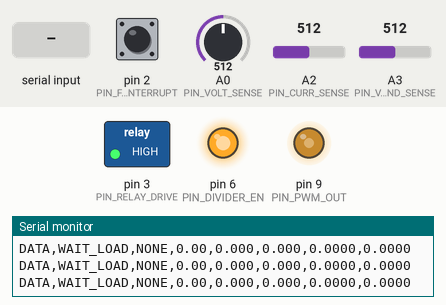
The program below on a simulated Arduino Uno, built with avr-gcc and run on an emulated ATmega328P. Parts: switched loads named in the program (green lamp = pin HIGH), output pins drawn as LEDs (lit = HIGH), the last lines printed to the serial monitor. The test bench sets the inputs (shaded band); at power-on: pin 2 (PIN_FAULT_INTERRUPT) HIGH, A0 (PIN_VOLT_SENSE) = 512, A2 (PIN_CURR_SENSE) = 512, A3 (PIN_VIRT_GND_SENSE) = 512.

Above: at 2.7 s.
2.8 s: "PWM 90\n" received over Serial
At 3.1 s:
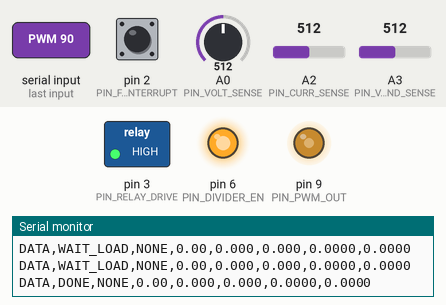
4.3 s: "PWM ,45\n" received over Serial
At 5.3 s:
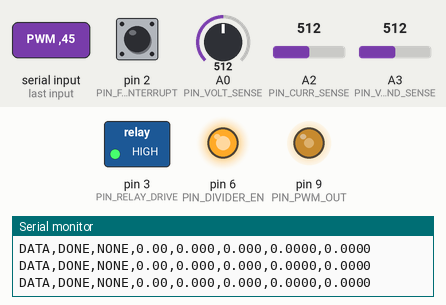
Timing chart, 0 to 7.3 s (numbered marks = the images above; inputs shaded):
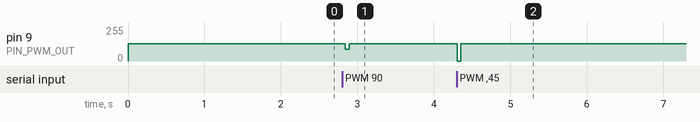

Measured:
- after the input at 2.8 s, pin 9 (PIN_PWM_OUT): 130/255 → 90/255 at once, → 130/255 0.05 s later
- after the input at 4.3 s, pin 9 (PIN_PWM_OUT): 130/255 → 0/255 at once, → 130/255 0.05 s later

The program:

main.cpp
```cpp
/**
 * PUDELstat Firmware - Galvanostatic (CC) Stepper Edition
 * Features: CC/CV Profiling, A3 Diff Current, HW Latch, Coulomb Counting
 * Calibrated Zero: PWM 130 | Calibrated Gain: 0.0730
 */

#include <Arduino.h>

const int PIN_PWM_OUT = 9;
const int PIN_VOLT_SENSE = A0;
const int PIN_CURR_SENSE = A2;
const int PIN_VIRT_GND_SENSE = A3;
const int PIN_DIVIDER_EN = 6;
const int PIN_RELAY_DRIVE = 3;
const int PIN_FAULT_INTERRUPT = 2;

float ZERO_OFFSET_ADC = 0.0;
const float ADC_CURR_GAIN_MA = 0.0730;
const float ADC_VOLT_GAIN = (5.00 / 1023.0);

enum SystemState { AWAITING_LOAD, AWAITING_TARGET, IDLE, RUNNING, ERROR, TARGET_REACHED };
SystemState currentState = AWAITING_LOAD;

enum ControlMode { MODE_PWM, MODE_CC };
ControlMode activeControlMode = MODE_PWM;

String currentLoadName = "NONE";
float maxAllowableCeiling = 0.0;
float safeFloorVoltage = 0.0;
float targetVoltage = 0.0;
float targetCurrent_mA = 0.0;
uint8_t currentPWMCommand = 130;

// --- COULOMB COUNTING VARIABLES ---
float totalCharge_mAh = 0.0;
float totalDischarge_mAh = 0.0;
unsigned long lastIntegrationTime = 0;

volatile bool hardwareFaultDetected = false;
unsigned long lastTelemetryTime = 0;

void hardwareFaultISR() {
    OCR1A = 130;
    hardwareFaultDetected = true;
}

void setupTimer1_31kHz();
void setPWMDuty(uint8_t duty);
void handleSerialCommands();

void setup() {
    Serial.begin(115200);

    pinMode(PIN_RELAY_DRIVE, OUTPUT);
    digitalWrite(PIN_RELAY_DRIVE, HIGH);

    pinMode(PIN_FAULT_INTERRUPT, INPUT);

    pinMode(PIN_PWM_OUT, OUTPUT);
    pinMode(PIN_DIVIDER_EN, OUTPUT);
    digitalWrite(PIN_DIVIDER_EN, HIGH);

    setupTimer1_31kHz();
    setPWMDuty(130);

    delay(1000);

    long sumOffset = 0;
    for(int i = 0; i < 100; i++) {
        sumOffset += (analogRead(PIN_CURR_SENSE) - analogRead(PIN_VIRT_GND_SENSE));
        delay(5);
    }
    ZERO_OFFSET_ADC = (float)sumOffset / 100.0;

    EIFR = bit(INTF0);
    attachInterrupt(digitalPinToInterrupt(PIN_FAULT_INTERRUPT), hardwareFaultISR, FALLING);
}

void loop() {
    if (hardwareFaultDetected && currentState != ERROR) {
        currentState = ERROR;
        Serial.println("ERROR,HARDWARE_FAULT_LATCHED");
    }

    long sumVolt = 0;
    long sumCurr = 0;
    long sumVirtGnd = 0;
    for(int i = 0; i < 20; i++) {
        sumVolt += analogRead(PIN_VOLT_SENSE);
        sumCurr += analogRead(PIN_CURR_SENSE);
        sumVirtGnd += analogRead(PIN_VIRT_GND_SENSE);
        delay(2);
    }

    float avgVoltADC = sumVolt / 20.0;
    float avgCurrADC = sumCurr / 20.0;
    float avgVirtGndADC = sumVirtGnd / 20.0;

    float absolute_ce = avgVoltADC * ADC_VOLT_GAIN;
    float absolute_we = avgCurrADC * ADC_VOLT_GAIN;
    float true_cap_voltage = absolute_ce - absolute_we;

    float rawDiffADC = avgCurrADC - avgVirtGndADC;
    float c = (rawDiffADC - ZERO_OFFSET_ADC) * ADC_CURR_GAIN_MA;

    // --- GALVANOSTATIC (CC) MICRO-STEPPER ---
    if (currentState == RUNNING && activeControlMode == MODE_CC) {
        // CHARGING CC (Positive Target)
        if (targetCurrent_mA > 0.1) {
            if (c < (targetCurrent_mA - 0.08) && currentPWMCommand > 0) {
                currentPWMCommand--; // Push harder
                setPWMDuty(currentPWMCommand);
            } else if (c > (targetCurrent_mA + 0.08) && currentPWMCommand < 129) {
                currentPWMCommand++; // Push less
                setPWMDuty(currentPWMCommand);
            }
        }
        // DISCHARGING CC (Negative Target)
        else if (targetCurrent_mA < -0.1) {
            if (c > (targetCurrent_mA + 0.08) && currentPWMCommand < 255) {
                currentPWMCommand++; // Pull harder
                setPWMDuty(currentPWMCommand);
            } else if (c < (targetCurrent_mA - 0.08) && currentPWMCommand > 131) {
                currentPWMCommand--; // Pull less
                setPWMDuty(currentPWMCommand);
            }
        }
    }

    // --- COULOMB COUNTING INTEGRATION ---
    unsigned long currentTime = millis();
    if (currentState == RUNNING) {
        unsigned long deltaT_ms = currentTime - lastIntegrationTime;
        float hoursElapsed = deltaT_ms / 3600000.0;

        if (currentPWMCommand < 130) {
            totalCharge_mAh += (c * hoursElapsed);
        } else if (currentPWMCommand > 130) {
            totalDischarge_mAh += (abs(c) * hoursElapsed);
        }
    }
    lastIntegrationTime = currentTime;

    // --- GRACEFUL SOFTWARE CUTOFFS ---
    if (currentState == RUNNING) {
        if (currentPWMCommand < 130) {
            if (true_cap_voltage >= targetVoltage || true_cap_voltage >= maxAllowableCeiling) {
                setPWMDuty(130);
                currentPWMCommand = 130;
                currentState = TARGET_REACHED;
            }
        }
        else if (currentPWMCommand > 130) {
            if (true_cap_voltage <= targetVoltage || true_cap_voltage <= safeFloorVoltage) {
                setPWMDuty(130);
                currentPWMCommand = 130;
                currentState = TARGET_REACHED;
            }
        }
    }

    // --- PRINT TELEMETRY (CSV FORMAT FOR PYTHON) ---
    if (millis() - lastTelemetryTime >= 250) {
        if (currentState != ERROR) {
            Serial.print("DATA,");

            if (currentState == AWAITING_LOAD) Serial.print("WAIT_LOAD,");
            else if (currentState == AWAITING_TARGET) Serial.print("WAIT_TGT,");
            else if (currentState == IDLE) Serial.print("IDLE,");
            else if (currentState == TARGET_REACHED) Serial.print("DONE,");
            else if (currentState == RUNNING && currentPWMCommand < 130) Serial.print("CHARGING,");
            else if (currentState == RUNNING && currentPWMCommand > 130) Serial.print("DISCHARGING,");
            else Serial.print("RUNNING,");

            Serial.print(currentLoadName); Serial.print(",");
            Serial.print(targetVoltage, 2); Serial.print(",");
            Serial.print(true_cap_voltage, 3); Serial.print(",");
            Serial.print(c, 3); Serial.print(",");
            Serial.print(totalCharge_mAh, 4); Serial.print(",");
            Serial.println(totalDischarge_mAh, 4);
        }
        lastTelemetryTime = millis();
    }

    handleSerialCommands();
}

void setupTimer1_31kHz() {
    TCCR1A = 0; TCCR1B = 0;
    TCCR1A = _BV(COM1A1) | _BV(WGM10);
    TCCR1B = _BV(CS10);
}

void setPWMDuty(uint8_t duty) {
    OCR1A = duty;
}

void handleSerialCommands() {
    if (Serial.available() > 0) {
        String cmd = Serial.readStringUntil('\n');
        cmd.trim();
        cmd.toUpperCase();

        if (currentState == ERROR) return;

        if (cmd.startsWith("LOAD ")) {
            String type = cmd.substring(5);
            if (type == "SUPERCAP") {
                currentLoadName = "SUPERCAP";
                safeFloorVoltage = 0.05;
                maxAllowableCeiling = 2.30;
            } else if (type == "NIMH") {
                currentLoadName = "NIMH";
                safeFloorVoltage = 1.00;
                maxAllowableCeiling = 1.45;
            } else if (type == "RESISTOR") {
                currentLoadName = "RESISTOR";
                safeFloorVoltage = -2.30;
                maxAllowableCeiling = 2.30;
            } else if (type == "CUSTOM") {
                currentLoadName = "CUSTOM";
                safeFloorVoltage = -4.80;
                maxAllowableCeiling = 4.80;
            }

            currentState = AWAITING_TARGET;
            setPWMDuty(130);
            currentPWMCommand = 130;
        }
        else if (cmd.startsWith("TARGET ")) {
            float requestedTarget = cmd.substring(7).toFloat();
            if (requestedTarget >= safeFloorVoltage && requestedTarget <= maxAllowableCeiling) {
                targetVoltage = requestedTarget;
                currentState = IDLE;
                totalCharge_mAh = 0.0;
                totalDischarge_mAh = 0.0;
            }
        }
        else if (cmd.startsWith("PWM ")) {
            int val = cmd.substring(4).toInt();
            if (val >= 0 && val <= 255) {
                activeControlMode = MODE_PWM;
                currentPWMCommand = val;
                setPWMDuty(val);
                currentState = RUNNING;
                lastIntegrationTime = millis();
            }
        }
        else if (cmd.startsWith("CURRENT ")) {
            float val = cmd.substring(8).toFloat();
            // Hard limit guardrails just to be safe
            if (val > 8.0) val = 8.0;
            if (val < -8.0) val = -8.0;

            targetCurrent_mA = val;
            activeControlMode = MODE_CC;

            // Set initial trickling PWM based on direction
            if (targetCurrent_mA > 0.1) {
                currentPWMCommand = 129;
            } else if (targetCurrent_mA < -0.1) {
                currentPWMCommand = 131;
            } else {
                currentPWMCommand = 130;
            }

            setPWMDuty(currentPWMCommand);
            currentState = RUNNING;
            lastIntegrationTime = millis();
        }
    }
}
```
